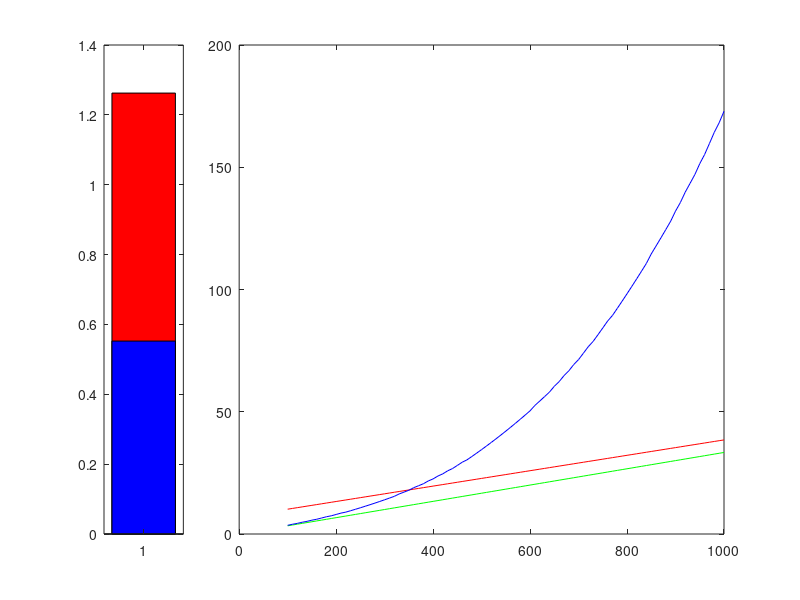

Recreate this plot in MATLAB.
clear all

%% Data Set Dimensions
sectionThickness = .025;
xyResolution = .004;
zLengths = 100: 10: 1000; %length in microns
xLengths = zLengths;%[ 1 1 1 1 1] * 300; %xy length in microns
yLengths = zLengths;%[ 1 1 1 1 1 ] * 300;

%% Tissue Prep Time Variables
BlockPrepTime = 7 * 24 * 60 * 60;
SectionsCutPerSec = 0.02; %% Cutting speed
SectionsStainedPerSec = 100000000; %% Currently set large for en block staining. 
WaferConstructionTime = 60 * 60; %half an hour per wafer
SectionsPerWafer = 200;

%% Imaging Prep Time Varibles
SectionMapTime = 60; %% Seconds required to map each section
WaferChangeTime = 20 * 60 ; % Seconds for changing Wafers

%% Tile Time Variables
PixelDwell = 100 * 10 ^ -9; %% seconds
PixNumX = 2592; %% X Dimension of subTile
PixNumY = 2131;
BeamNumber = 61;
BeamReturnTime = 1 * 10^ -10; % ?
TilePix = BeamNumber * PixNumX * PixNumY;

%% Tile to Tile Time Variables
Section2SectionTime = 1; % seconds between Planes
SettlingTime = 0.1;
MovingTime = 0.01;
AutoFocusTime = 3; % delay for tile scan due to autofocus
AutoFocusFrequency = .1; % number of times to autofocus / num tiles
AutoStigTime = 3;
AutoStigFrequency = 0.1;
Tile2TileSoftwareTime = 0;
Overhead = 0; % Mystery/Software time cost for each tile

RetakeFrequency = 0.01;
DownTime = 0.2; 

%% Calculate Project Times

%%Tissue Size
xyPixels = (xLengths / xyResolution) .* (yLengths / xyResolution);  % number of pixels per plane
Sections = zLengths / sectionThickness; % number of planes

%%TissuePrepTime
TissuePrepTime = BlockPrepTime ...
    + Sections / SectionsCutPerSec ...
    + Sections / SectionsStainedPerSec ...
    + WaferConstructionTime * Sections/SectionsPerWafer;

%%ImagePrepTime
ImagingPrepTime = SectionMapTime * Sections ...
    + WaferChangeTime;

%%ImagingTime
NumTiles = (fix(xyPixels / TilePix)+1) .* Sections; % Assuming Maximum efficiency ROI
%should be improved

TileTime = PixelDwell * PixNumX * PixNumY ...
    + BeamReturnTime * PixNumY ...
    + Overhead;

Tile2TileTime = SettlingTime + MovingTime ...
    + Tile2TileSoftwareTime ...
    + AutoFocusTime * AutoFocusFrequency ...
    + AutoStigTime * AutoStigFrequency;

RetakeTime = NumTiles * RetakeFrequency ...  
    * (TileTime + Tile2TileTime + Section2SectionTime ...
    + AutoFocusTime + AutoStigTime); %Assumes automated failure detection

ImagingTime = TileTime * NumTiles ...
    + (Section2SectionTime ) * Sections ...
    + Tile2TileTime * NumTiles...
    + RetakeTime;

ScopeTime = (ImagingTime + ImagingPrepTime) * ( 1 + DownTime );



%% Show Times
subplot(1,5,2:5)
sec2day = 1/60/60/24;
plot(zLengths,TissuePrepTime * sec2day,'r')
hold on
plot(zLengths,ImagingPrepTime * (1 + DownTime) * sec2day,'g')
plot(zLengths,(ScopeTime)* sec2day,'b')
hold off

subplot(1,5,1)
bar(TileTime + Tile2TileTime,'r')
hold on
bar(TileTime,'b')
hold off

%% Show data
